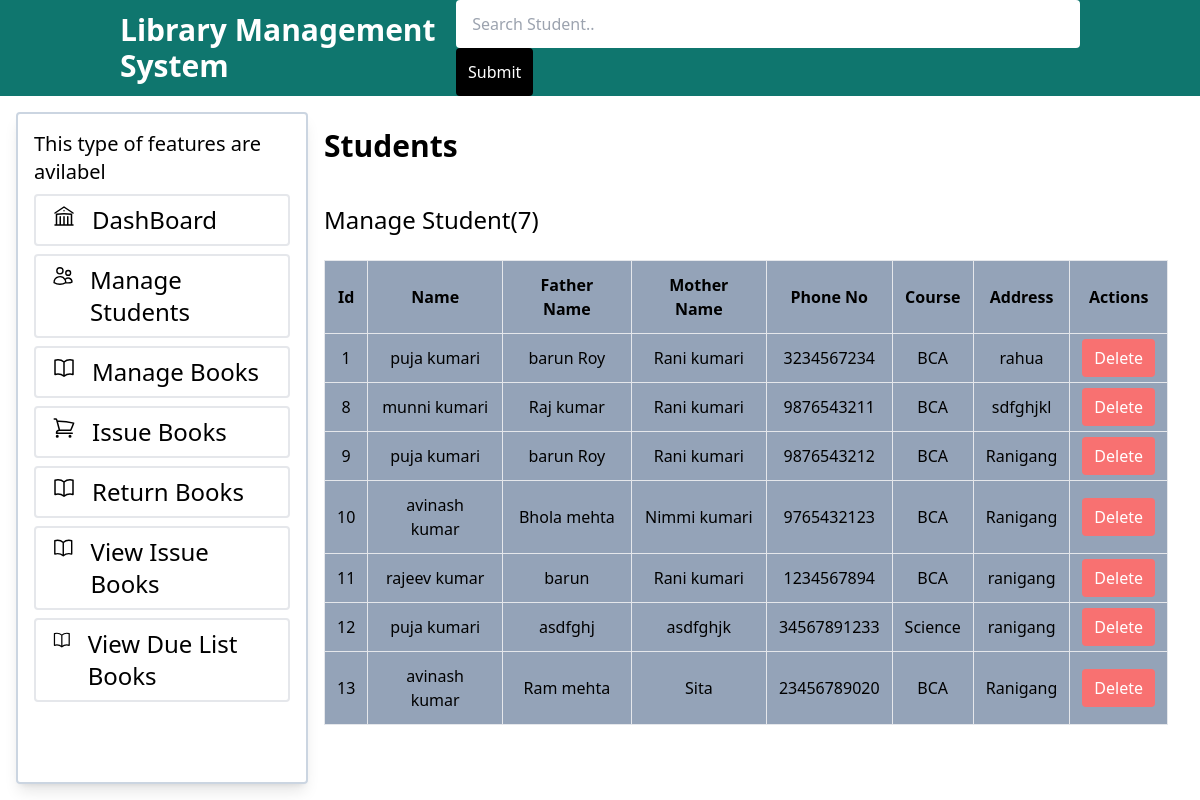
The page /student/ on the database its author committed.
### lms/models.py (models this page shows, shortened)
class Student(models.Model):
    name = models.CharField(max_length=100)
    fathername = models.CharField(max_length=100)
    mothername = models.CharField(max_length=100)
    phoneno = models.IntegerField(default=0)
    course = models.CharField(max_length=100)
    address = models.CharField(max_length=100)

### lms/views.py (the view)
# urls.py: path("student/",student,name="student"),
def student (request):
    data ={}
    data['students'] = Student.objects.all()
    return render(request,'student.html',data)

### templates/student.html (shortened to what this page needs)
<!DOCTYPE html>
<html lang="en">
<head>
    <script src="https://cdn.tailwindcss.com"></script>
</head>
<body>
    {% include "header.html" %}
<div class="flex flex-1 h-[88vh] p-4">
    {% include "sidebar.html" %}
    <div class="w-9/12 p-4">
        <h1 class="text-3xl font-bold">Students</h1>
        <div class="mt-10 flex-1">
            <h2 class="text-2xl font-semibild">Manage Student({{students|length}})</h2>
            <table class="border rounded w-full mt-6 text-center bg-slate-400 ">
                <thead>
                      <tr>
                        <th class="border p-3">Id</th>
                        <th class="border p-3">Name</th>
                        <th class="border p-3">Father Name</th>
                        <th class="border p-3">Mother Name</th>
                        <th class="border p-3">Phone No</th>
                        <th class="border p-3">Course</th>
                        <th class="border p-3">Address</th>
                        <th class="border p-3">Actions</th>
                      </tr>
                </thead>
                <tbody>
                    {% for student in students %}
                    <tr class="hover:bg-slate-500">
                        <td class="border p-3">{{student.id}}</td>
                        <td class="border p-3">{{student.name}}</td>
                        <td class="border p-3">{{student.fathername}}</td>
                        <td class="border p-3">{{student.mothername}}</td>
                        <td class="border p-3">{{student.phoneno}}</td>
                        <td class="border p-3">{{student.course}}</td>
                        <td class="border p-3">{{student.address}}</td>
                        <td class="border p-3">
                          <a href="{% url 'studentdelete' student.id %}" class="bg-red-400 text-white rounded px-3 py-2 ">Delete</a>
                        </td>
                    </tr>
                    {% endfor %}
                </tbody>
            </table>
        </div>
    </div>
</div>
</body>
</html>

### templates/header.html
<div class="flex flex-1 h-[12vh]">
    <div class="flex flex-1 bg-teal-500 hover:bg-teal-700  items-center justify-between px-[10%] py-4">
        <h1  class=" text-3xl font-bold text-white ">Library Management System</h1>
        <form action="{% url 'search' %}" method="get" >
            <input type="search" name="search" size="60" class=" text-black px-3 py-3 rounded" placeholder=" Search Student.."/>
            <input type="submit" class="bg-black text-white rounded p-3"/>
        </form>
    </div>
</div>

### templates/sidebar.html (shortened to what this page needs)
<div class="flex flex-1 border-slate-300 shadow-lg border-2 rounded border-lg">
    <div class="w-3/12 flex flex-1 flex-col p-4 ">
        <p class="text-xl"> This type of features are avilabel</p>
        <div class="flex flex-col flex-1 text-2xl">
            <a href="{% url 'home' %}" class="mt-2 flex gap-4 py-2 px-4 hover:bg-gray-700 border-2 hover:text-white border-lg rounded">
                   DashBoard</a>
            <a href="{% url 'student' %}" class="mt-2 flex gap-4 py-2 px-4 hover:bg-gray-700 border-2 hover:text-white border-lg rounded">
                   Manage Students</a>
            <a href="{% url 'book' %}" class="mt-2 flex gap-4 py-2 px-4 hover:bg-gray-700 border-2 hover:text-white border-lg rounded">
                   Manage Books</a>
            <a href="" class="mt-2 flex gap-4 py-2 px-4 hover:bg-gray-700 border-2 hover:text-white border-lg rounded">
                   Issue Books</a>
            <a href="" class="mt-2 flex gap-4 py-2 px-4 hover:bg-gray-700 border-2 hover:text-white border-lg rounded">
                  Return Books</a>
            <a href="" class="mt-2 flex gap-4 py-2 px-4 hover:bg-gray-700 border-2 hover:text-white border-lg rounded">
                   View Issue Books</a>
            <a href="" class="mt-2 flex gap-4 py-2 px-4 hover:bg-gray-700 border-2 hover:text-white border-lg rounded">
                  View Due List Books</a>
        </div>
    </div>
</div>

### rows shown on the page
Student: id "1", name "puja kumari", fathername "barun Roy", mothername "Rani kumari", phoneno "3234567234", course "BCA", address "rahua"
Student: id "8", name "munni kumari", fathername "Raj kumar", mothername "Rani kumari", phoneno "9876543211", course "BCA", address "sdfghjkl"
Student: id "9", name "puja kumari", fathername "barun Roy", mothername "Rani kumari", phoneno "9876543212", course "BCA", address "Ranigang"
Student: id "10", name "avinash kumar", fathername "Bhola mehta", mothername "Nimmi kumari", phoneno "9765432123", course "BCA", address "Ranigang"
Student: id "11", name "rajeev kumar", fathername "barun", mothername "Rani kumari", phoneno "1234567894", course "BCA", address "ranigang"
Student: id "12", name "puja kumari", fathername "asdfghj", mothername "asdfghjk", phoneno "34567891233", course "Science", address "ranigang"
Student: id "13", name "avinash kumar", fathername "Ram mehta", mothername "Sita", phoneno "23456789020", course "BCA", address "Ranigang"

### other values the page prints
{{ students|length }} "7"
